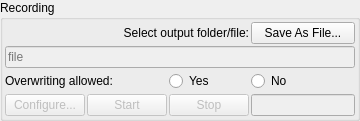
       <widget class="QGroupBox" name="groupBox_commands_4">
        <property name="maximumSize">
         <size>
          <width>360</width>
          <height>16777215</height>
         </size>
        </property>
        <property name="title">
         <string>Recording</string>
        </property>
        <layout class="QGridLayout" name="gridLayout_9">
         <property name="leftMargin">
          <number>2</number>
         </property>
         <property name="topMargin">
          <number>2</number>
         </property>
         <property name="rightMargin">
          <number>2</number>
         </property>
         <property name="bottomMargin">
          <number>2</number>
         </property>
         <property name="spacing">
          <number>2</number>
         </property>
         <item row="0" column="3">
          <widget class="QPushButton" name="button_select_recording_file">
           <property name="minimumSize">
            <size>
             <width>0</width>
             <height>22</height>
            </size>
           </property>
           <property name="text">
            <string>Save As File...</string>
           </property>
           <property name="opcua" stdset="0">
            <string/>
           </property>
          </widget>
         </item>
         <item row="3" column="0">
          <widget class="QPushButton" name="button_recording_config">
           <property name="enabled">
            <bool>false</bool>
           </property>
           <property name="minimumSize">
            <size>
             <width>0</width>
             <height>22</height>
            </size>
           </property>
           <property name="text">
            <string>Configure...</string>
           </property>
          </widget>
         </item>
         <item row="3" column="2">
          <widget class="QPushButton" name="button_recording_stop">
           <property name="enabled">
            <bool>false</bool>
           </property>
           <property name="minimumSize">
            <size>
             <width>0</width>
             <height>22</height>
            </size>
           </property>
           <property name="text">
            <string>Stop</string>
           </property>
          </widget>
         </item>
         <item row="1" column="0" colspan="4">
          <widget class="QLineEdit" name="line_edit_recording_file">
           <property name="enabled">
            <bool>false</bool>
           </property>
           <property name="minimumSize">
            <size>
             <width>0</width>
             <height>22</height>
            </size>
           </property>
           <property name="alignment">
            <set>Qt::AlignLeading|Qt::AlignLeft|Qt::AlignVCenter</set>
           </property>
           <property name="placeholderText">
            <string>file</string>
           </property>
          </widget>
         </item>
         <item row="3" column="3">
          <widget class="QLineEdit" name="line_edit_recording_status">
           <property name="enabled">
            <bool>false</bool>
           </property>
           <property name="minimumSize">
            <size>
             <width>55</width>
             <height>22</height>
            </size>
           </property>
           <property name="focusPolicy">
            <enum>Qt::NoFocus</enum>
           </property>
           <property name="text">
            <string/>
           </property>
           <property name="alignment">
            <set>Qt::AlignCenter</set>
           </property>
           <property name="readOnly">
            <bool>true</bool>
           </property>
           <property name="led_colour" stdset="0">
            <string>green</string>
           </property>
          </widget>
         </item>
         <item row="2" column="2">
          <widget class="QRadioButton" name="button_recording_overwrite_yes">
           <property name="minimumSize">
            <size>
             <width>0</width>
             <height>22</height>
            </size>
           </property>
           <property name="text">
            <string>Yes</string>
           </property>
           <property name="opcua" stdset="0">
            <string/>
           </property>
          </widget>
         </item>
         <item row="3" column="1">
          <widget class="QPushButton" name="button_recording_start">
           <property name="enabled">
            <bool>false</bool>
           </property>
           <property name="minimumSize">
            <size>
             <width>0</width>
             <height>22</height>
            </size>
           </property>
           <property name="text">
            <string>Start</string>
           </property>
          </widget>
         </item>
         <item row="2" column="3">
          <widget class="QRadioButton" name="button_recording_overwrite_no">
           <property name="text">
            <string>No</string>
           </property>
           <property name="opcua" stdset="0">
            <string/>
           </property>
          </widget>
         </item>
         <item row="2" column="0" colspan="2">
          <widget class="QLabel" name="label_120">
           <property name="text">
            <string>Overwriting allowed:</string>
           </property>
          </widget>
         </item>
         <item row="0" column="0" colspan="3">
          <widget class="QLabel" name="label_89">
           <property name="text">
            <string>Select output folder/file:</string>
           </property>
           <property name="alignment">
            <set>Qt::AlignRight|Qt::AlignTrailing|Qt::AlignVCenter</set>
           </property>
          </widget>
         </item>
        </layout>
       </widget>
